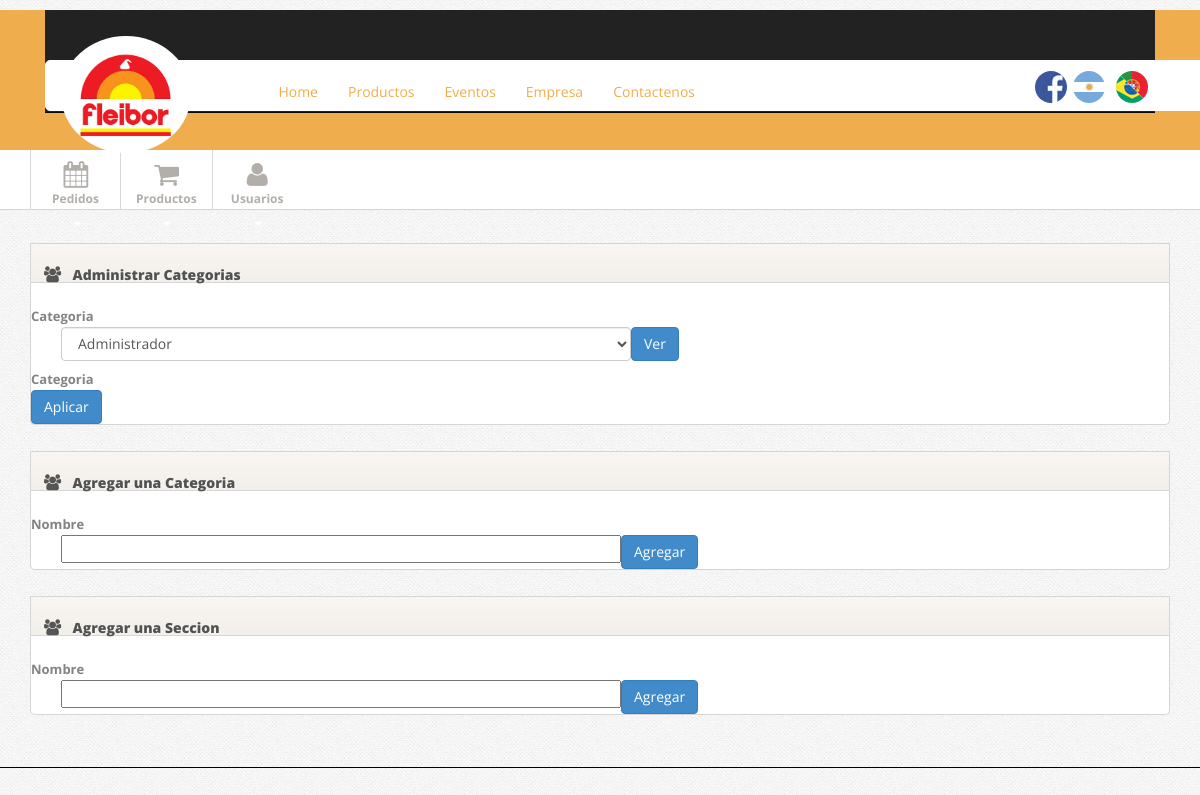
The app's page /admin/usuario-categoria.php?categoria=1 (signed in), older data.
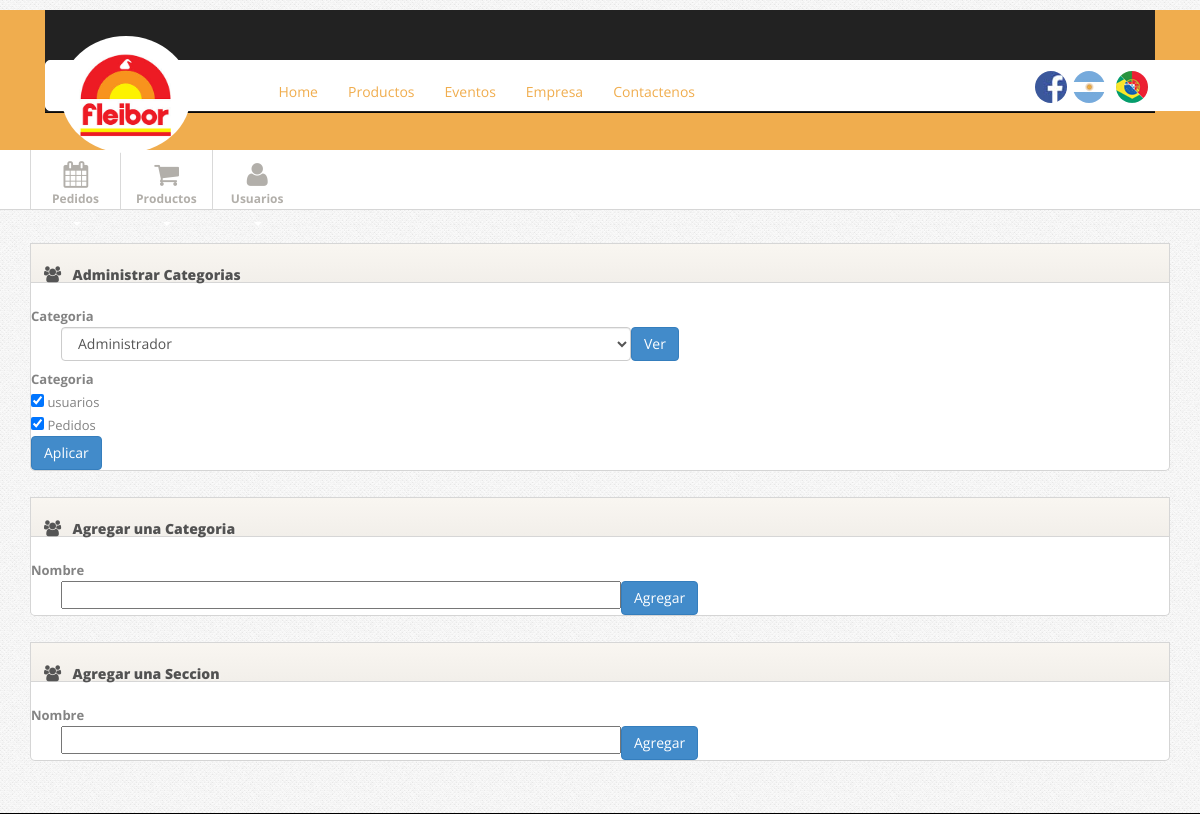
The same page, newer data.
### tables this page shows
CREATE TABLE IF NOT EXISTS `permisos` (
  `id` int(10) unsigned zerofill NOT NULL AUTO_INCREMENT,
  `nombre` varchar(150) NOT NULL,
  PRIMARY KEY (`id`)
);

### admin/class/User.class.php (called while the page is built, shortened)
<?php
class User
{
    public function getCategorias()
    {
        $mysqli = DataBase::connex();
        $query = '
			SELECT
                *
            FROM
                categorias
		';
        $result = $mysqli->query($query);
        if($result->num_rows > 0){
            while ($row = $result->fetch_assoc()){
                $categorias[] = $row;
            }
            return $categorias;
        }else{
            return false;
        }
    }
    public function getSeccion()
    {
        $mysqli = DataBase::connex();
        $query = '
			SELECT
                *
            FROM
                permisos
		';
        $result = $mysqli->query($query);
        if($result->num_rows > 0){
            while ($row = $result->fetch_assoc()){
                $categorias[] = $row;
            }
            return $categorias;
        }else{
            return false;
        }
    }
    public function getPermisos($categoria)
    {
        $mysqli = DataBase::connex();
        $query = '
			SELECT
                *
            FROM
                categoria_permiso
            WHERE
              categoria_id = "'.$mysqli->real_escape_string($categoria).'"
		';
        $result = $mysqli->query($query);
        if($result->num_rows > 0){
            while ($row = $result->fetch_assoc()){
                $permisos[] = $row;
            }
            return $permisos;
        }else{
            return false;
        }
    }
}
?>

### admin/usuario-categoria.php (the view, shortened to what the changed rows need)
<?php
    $user = new User();
    if(isset($_GET["categoria"])){
        $permisos = $user->getPermisos($_GET["categoria"]);
    }
?>
<!DOCTYPE html>
<html lang="es">
<head>
    <link href="css/bootstrap.min.css" rel="stylesheet" type="text/css" />
    <link href="css/bootstrap-responsive.min.css" rel="stylesheet" type="text/css" />
    <link href="css/font-awesome.css" rel="stylesheet">
    <link href="css/style.css" rel="stylesheet" type="text/css">
    <link href="css/pages/signin.css" rel="stylesheet" type="text/css">
</head>
<body>
<div class="main">
    <div class="container">
        <div class="widget widget-table action-table">
            <div class="widget-content" style="padding-top: 15px;">
                                <?php
                                $categorias = $user->getCategorias();
                                ?>
                <?php if(isset($_GET["categoria"])){ ?>
                <form id="edit-profile" class="form-horizontal" method="POST">
                    <div class="control-group">
                        <label class="control-label" for="lastname">Categoria</label>
                        <div class="controls">
                            <?php
                                $secciones = $user->getSeccion();
                                foreach($secciones as $seccion){
                                    $ckd = '';
                                    if($permisos) {
                                        foreach ($permisos as $permiso) {
                                            if ($seccion["id"] == $permiso['permiso_id']) {
                                                $ckd = 'checked';
                                            }
                                        }
                                    }
                                    echo '<input type="checkbox" name="seccion[]" value="'.$seccion["id"].'"  ' . $ckd . '> ' . $seccion["nombre"] . ' <br>';
                                }
                            ?>
                        </div>
                        <div class="form-actions">
                            <button type="submit" class="btn btn-primary">Aplicar</button>
                        </div>
                    </div>
                </form>
            <?php } ?>
            </div>
        </div>
    </div>
</div>
</body>
</html>

Row changes from the older to the newer data that the page shows:
added permisos: nombre "usuarios"
added permisos: nombre "Pedidos"
